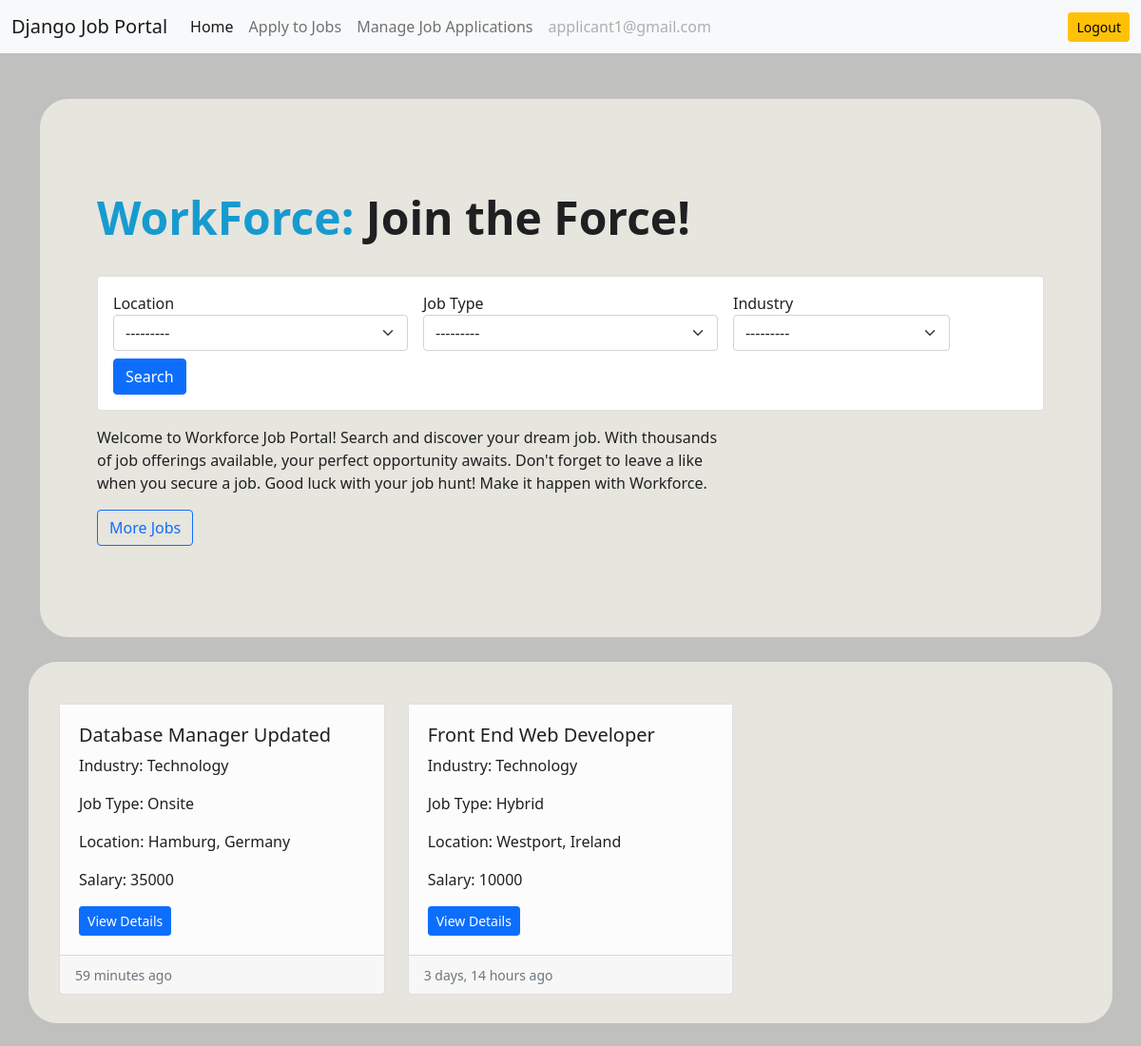
The app's page / (signed in) with its own data.
### users/models.py (models this page shows)
class User(AbstractUser):
    email = models.EmailField(unique=True)
    is_recruiter = models.BooleanField(default=False)
    is_applicant = models.BooleanField(default=False)
    has_resume = models.BooleanField(default=False)
    has_company = models.BooleanField(default=False)

### work/models.py (models this page shows, shortened)
class Job(models.Model):
    job_type_choices = (
        ("Remote", "Remote"),
        ("Onsite", "Onsite"),
        ("Hybrid", "Hybrid"),
    )
    user = models.ForeignKey(User, on_delete=models.CASCADE)
    company = models.ForeignKey(Company, on_delete=models.CASCADE)
    title = models.CharField(max_length=100)
    city = models.CharField(max_length=100)
    salary = models.PositiveIntegerField(default=35000)
    requirements = models.TextField()
    ideal_candidate = models.TextField()
    is_available = models.BooleanField(default=True)
    timestamp = models.DateTimeField(auto_now_add=True)
    industry = models.ForeignKey(
        Industry, on_delete=models.DO_NOTHING, null=True, blank=True
    )
    state = models.ForeignKey(State, on_delete=models.DO_NOTHING, null=True, blank=True)
    job_type = models.CharField(
        max_length=20, choices=job_type_choices, null=True, blank=True
    )

class Industry(models.Model):
    name = models.CharField(max_length=100)
    def __str__(self):
        return self.name

class State(models.Model):
    name = models.CharField(max_length=100)
    def __str__(self):
        return self.name

### website/views.py (the view)
# urls.py: 2. Add a URL to urlpatterns:  path('', views.home, name='home')
def home(request):
    filter = Jobfilter(
        request.GET,
        queryset=Job.objects.filter(is_available=True).order_by("-timestamp"),
    )
    context = {"filter": filter}
    return render(request, "website/home.html", context)

### templates/website/home.html
{% extends 'base.html' %}
{% load static %}
{% load humanize %}
{% load widget_tweaks %}
{% block content %}
<section class="website-home-container">
    <div class="p-5 mb-4s rounded-3">
        <div class="container-fluid py-5">
            <h2 class="display-5 fw-bold"><span class="highlighted">WorkForce:</span> Join the Force!</h2>
            <br />
            <div class="card">
                <div class="card-body">
                    <form class="row gy-2 gx-3 align-items-center" method="GET">
                        <div class="col-sm-4">
                            <label for="autoSizingSelect">Location</label>
                            {% render_field filter.form.state class="form-select" %}
                        </div>
                        <div class="col-sm-4">
                            <label for="autoSizingSelect">Job Type</label>
                            {% render_field filter.form.job_type class="form-select" %}
                        </div>
                        <div class="col-sm-3">
                            <label for="autoSizingSelect">Industry</label>
                            {% render_field filter.form.industry class="form-select" %}
                        </div>
                        <div class="col-auto">
                            <button type="submit" class="btn btn-primary">Search</button>
                        </div>
                    </form>
                </div>
            </div>
            <p class="col-md-8 fs-6 mt-3">
                Welcome to Workforce Job Portal! Search and discover your dream job. With thousands of job offerings
                available, your perfect opportunity awaits. Don't forget to leave a like when you secure a job. Good
                luck with your job hunt! Make it happen with Workforce.
            </p>
            <a href="{% url 'job-listing' %}" class="btn btn-outline-primary" type="button">More Jobs</a>
        </div>
    </div>
</section>
<div class="row row-cols-1 row-cols-md-3 g-4 job-card-container">
    {% for job in filter.qs %}
    <div class="col">
        <div class="card h-100 card-whole">
            <div class="card-body-bottom">
                <h5 class="card-title">{{job.title}}</h5>
                <p class="card-text">Industry: {{job.industry}}</p>
                <p class="card-text">Job Type: {{job.job_type}}</p>
                <p class="card-text">Location: {{job.city}}, {{job.state}}</p>
                <p class="card-text">Salary: {{job.salary}}</p>
                <a class="btn btn-primary btn-sm" href="{% url 'job-details' job.pk %}">View Details</a>
            </div>
            <div class="card-footer">
                <small class="text-muted">{{job.timestamp|naturaltime}}</small>
            </div>
        </div>
    </div>
    {% endfor %}
</div>
<br />
{% endblock content %}

### templates/base.html (shortened to what this page needs)
<!DOCTYPE html>
{% load static %}
<html lang="en">
<head>
    <link rel="stylesheet" type="text/css" href="{% static 'styles/styles.css' %}" />
    <link href="https://cdn.jsdelivr.net/npm/bootstrap@5.0.2/dist/css/bootstrap.min.css" rel="stylesheet"
 />
</head>
<body class="background">
    <nav class="navbar navbar-expand-lg navbar-light bg-light">
        <div class="container-fluid">
            <a class="navbar-brand" href="{% url 'home' %}">Django Job Portal</a>
            <div class="collapse navbar-collapse" id="navbarSupportedContent">
                {% if request.user.is_authenticated %} {% if request.user.is_applicant%}
                <ul class="navbar-nav me-auto mb-2 mb-lg-0">
                    <li class="nav-item">
                        <a class="nav-link active" aria-current="page" href="{% url 'dashboard'%}">Home</a>
                    </li>
                    {% if request.user.has_resume %}
                    <li class="nav-item">
                        <a class="nav-link" href="{% url 'job-listing' %}">Apply to Jobs</a>
                    </li>
                    <li class="nav-item">
                        <a class="nav-link" aria-current="page" href="{% url 'applied-jobs' %}">Manage Job
                            Applications</a>
                    </li>
                    {% else %}
                    <li class="nav-item">
                        <a class="nav-link" href="{% url 'update-resume' %}">Create Resume</a>
                    </li>
                    {% endif %}
                    <li class="nav-item">
                        <a class="nav-link disabled" href="#" tabindex="-1"
                            aria-disabled="true">{{request.user.email}}</a>
                    </li>
                </ul>
                <a href="{% url 'logout' %}" class="btn btn-warning btn-sm">Logout</a>
                {% endif %} {% endif %}
            </div>
        </div>
    </nav>
    <div class="container mt-5">
         {% block content %} {% endblock content %}
    </div>
</body>
</html>

### static/styles/styles.css (style rules this page uses)
:root { --color-main: #179bcf; --color-main-light: #c68535; --color-dark: #3D424A; --color-dark-medium: #c0c0be; --color-dark-light: #E6E5DE; --color-light: #F1916D; --color-text: #202022; --test-colour: #fcfcfc; }
.highlighted { color: var(--color-main); }
.background { color: var(--color-text); background-color: var(--color-dark-medium); }
.website-home-container { color: var(--color-text); background-color: var(--color-dark-light); margin-bottom: 50px; border-radius: 30px; }
.job-card-container { border-radius: 30px; background-color: var(--color-dark-light); padding: 20px; padding-bottom: 30px; }
.card-body-bottom { color: var(--color-text); background-color: var(--test-colour); padding: 20px; }

### records on screen
User: user.email "applicant1@gmail.com"
Job: title "Database Manager Updated", industry "Technology", job_type "Onsite", city "Hamburg", state "Germany", salary "35000", timestamp "59 minutes ago"
Job: title "Front End Web Developer", industry "Technology", job_type "Hybrid", city "Westport", state "Ireland", salary "10000", timestamp "3 days, 14 hours ago"
